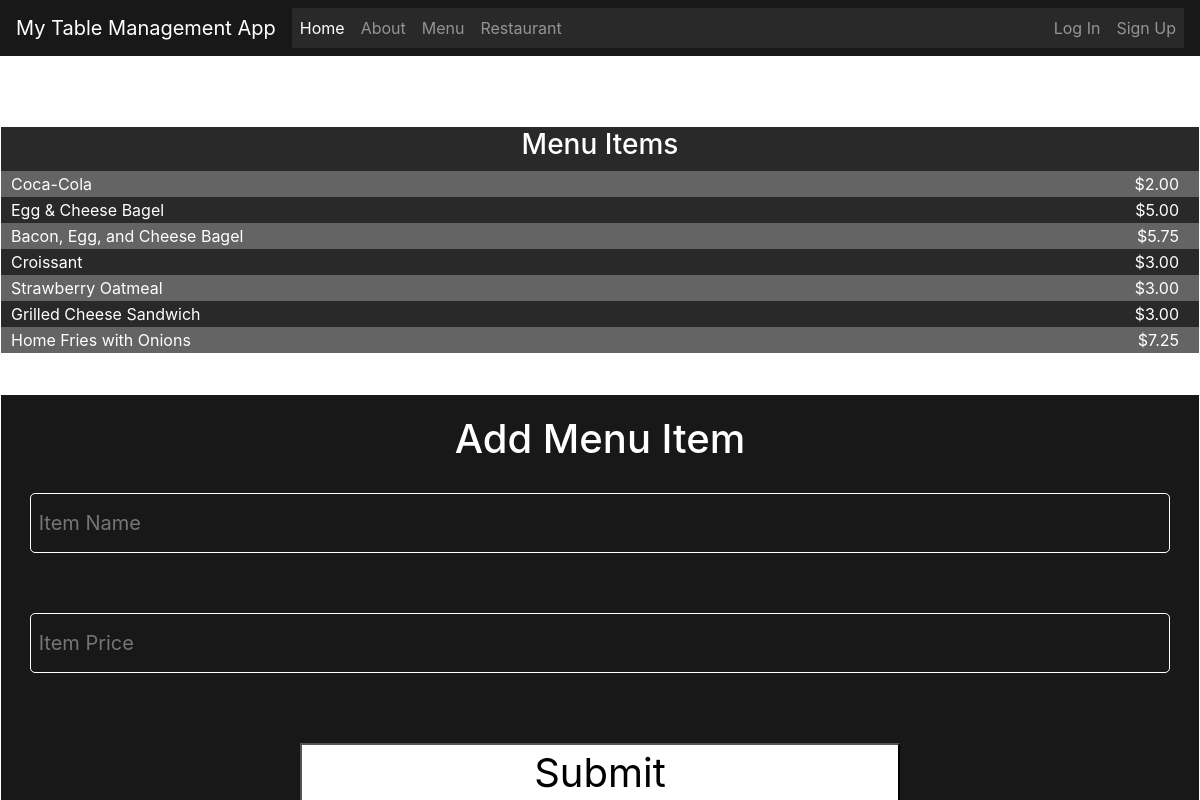
The page /menu/ on the database as committed earlier.
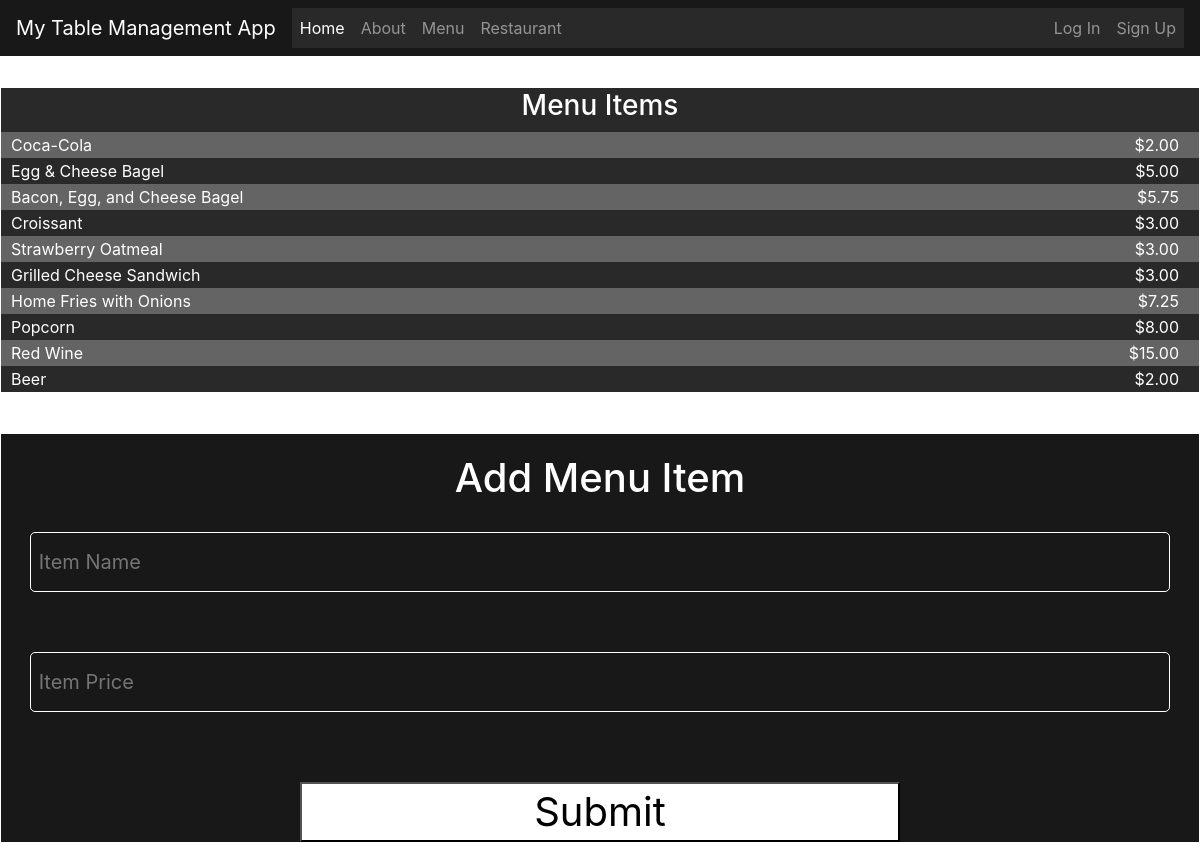
The same page on the database as committed later.
### TMS/models.py (models this page shows)
class Item(models.Model):
    itemID = models.AutoField(primary_key=True)
    itemName = models.CharField(max_length=30)
    price = models.DecimalField(max_digits=5, decimal_places=2, validators=[MinValueValidator(Decimal('0.01'))])
    order = models.ManyToManyField(Order, through='OrderItem')

### TMS/views.py (the view, shortened to what this page needs)
# urls.py: path("menu/", views.menu_view, name="menu"),
def menu_view(request):
    form = AddMenuItem()
    item  = Item.objects.all()
    return render(request, "menu.html", {'item': item, 'form': form})

### TMS/forms.py
class AddMenuItem(forms.ModelForm):
     def __init__(self, *args, **kwargs):
          super().__init__(*args, **kwargs)
          self.fields['itemName'].widget.attrs.update({
               'placeholder': ' Item Name',
               'class': 'form-input',
               'style': 'background-color: transparent; border: 1px white solid; border-radius: 5px; font-size: 20px; color: white'
          })
          self.fields['price'].widget.attrs.update({
               'placeholder': ' Item Price',
               'class': 'form-input',
               'style': 'background-color: transparent; border: 1px white solid; border-radius: 5px; font-size: 20px; color: white'
          })
     class Meta:
           model = Item
           fields = ['itemName', 'price']

### TMS/templates/menu.html (shortened to what this page needs)
{% extends "base.html" %}
{% load static %}
{% block styles %}
<link rel="stylesheet" href="{% static 'css/menu.css' %}">
{% endblock styles %}
{% block content %}
<div class="wrapper-menu wrapper-alt menu-display">
    <table>
        <th colspan="2"><h3>Menu Items</h3></th>
        {% for item in item %}
        <tr>
            <td class="left-column">{{item.itemName}}</td>
            <td class="right-column">${{item.price}}</td>
        </tr>
        {% endfor %}
    </table>
</div>
<div class="wrapper-menu wrapper-alt">
    <form method="POST" action="{% url 'menu' %}">
        <h1>Add Menu Item</h1>
        <div class="input-field">
            {{form.itemName}}
        </div>
        <div class="input-field">
            {{form.price}}
        </div>
        <div>
            <button style="width:600px; height: 60px; font-size: 40px;">Submit</button>
        </div>
    </form>
</div>
{% endblock %}

Rows that differ between the two databases and show on the page:
added Item: itemName "Popcorn", price "8.00"
added Item: itemName "Red Wine", price "15.00"
added Item: itemName "Beer", price "2.00"
